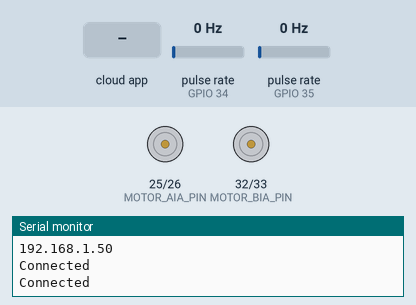
Recording of a sketch running on a simulated ESP32. On the bench: motor-driver pin pairs drawn as motors (green arrow = first pin HIGH = forward, orange = second pin HIGH = backward, longer = more drive), the last lines printed to the serial monitor. Wiring (inferred from the names in the program): 2 × pulse sensor: data GPIO 34 / data GPIO 35. The inputs (shaded band) are chosen by the test bench; at power-on: pulse rate (sensors on GPIO 34, GPIO 35) 0 Hz. WiFi joins after 1.5 s; servers stay silent unless stated; the ROS host is connected and sends only what is stated.

Above: at 3.4 s.
3.5 s: the phone or cloud app sets l_motor to 45
At 5.4 s:
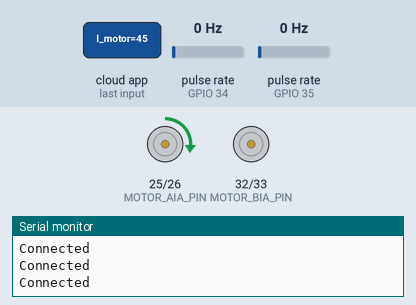
5.7 s: the phone or cloud app sets r_motor to 45
At 7.1 s:
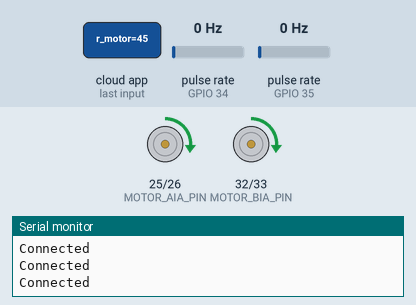
7.7 s: the phone or cloud app sets l_motor to 0
At 8.7 s:
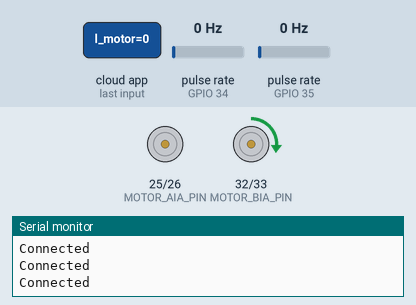
9.7 s: the phone or cloud app sets r_motor to 90
At 11.4 s:
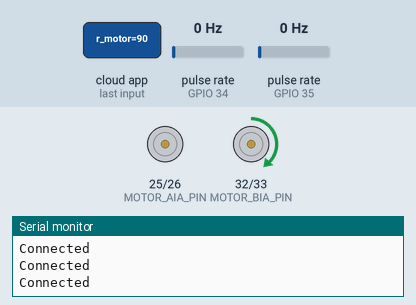
11.7 s: the phone or cloud app sets l_motor to 90
At 13.1 s:
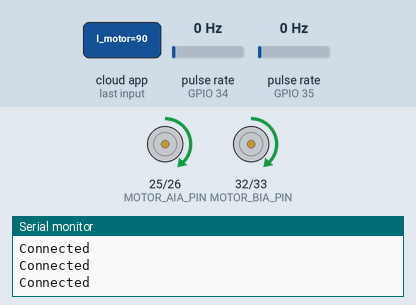
13.7 s: the phone or cloud app sets r_motor to 0
At 14.7 s:
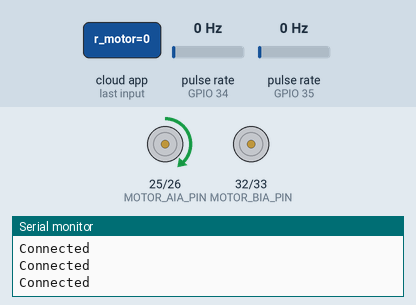
Timing chart, 0 to 16.7 s (numbered marks = the images above; inputs shaded):
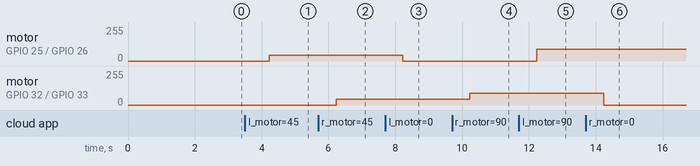

The sketch:

dhex_esp_32.ino
```cpp
// (licence header left out)
#include "esp32-hal-ledc.h"
#include <ros.h>
#include <std_msgs/Float32.h>
#include <std_msgs/Int16.h>
#include <WiFi.h>

// Model and actuator parameters
#define WHEEL_RADIUS   32.5
#define WHEEL_DISTANCE 106
#define ENCODER_SLITS  20
#define ENCODER_PERIOD 50*portTICK_PERIOD_MS
#define PWM_FREQUENCY  2000
#define PWM_RESOLUTION 8

// Ports configuration
#define ENCODER_L_PIN 34
#define ENCODER_R_PIN 35
#define MOTOR_AIA_PIN 25
#define MOTOR_AIB_PIN 26
#define MOTOR_BIA_PIN 32
#define MOTOR_BIB_PIN 33

// Network configuration
IPAddress server(192, 168, 1, 20);
const uint16_t serverPort = 11411;
const char* password = "senhadanet1";
const char* ssid     = "AP1601";

// ROS variables for easy access
uint32_t left_sensor, right_sensor;
int16_t  left_motor , right_motor ;

// ROS Publisher & Subscriber
ros::NodeHandle nh;
std_msgs::Float32 vl_msg;
std_msgs::Float32 vr_msg;
std_msgs::Int16   ml_msg;
std_msgs::Int16   mr_msg;
ros::Publisher vl_chatter("dhex/vl", &vl_msg);
ros::Publisher vr_chatter("dhex/vr", &vr_msg);
void  updateLeftMotor(const std_msgs::Int16&);
void updateRightMotor(const std_msgs::Int16&);
ros::Subscriber<std_msgs::Int16> ml_chatter("dhex/l_motor", updateLeftMotor );
ros::Subscriber<std_msgs::Int16> mr_chatter("dhex/r_motor", updateRightMotor);

// Subscriber's callback that updates left motor PWM
void updateLeftMotor(const std_msgs::Int16& msg){
      left_motor = msg.data%256;
      if(left_motor < 0){
            ledcWrite(0, 0);
            ledcWrite(1, abs(left_motor));
      } else {
            ledcWrite(0, abs(left_motor));
            ledcWrite(1, 0);
      }
}

// Subscriber's callback that updates right motor PWM
void updateRightMotor(const std_msgs::Int16& msg){
      right_motor = msg.data%256;
      if(right_motor < 0){
            ledcWrite(2, 0);
            ledcWrite(3, abs(right_motor));
      } else {
            ledcWrite(2, abs(right_motor));
            ledcWrite(3, 0);
      }
}

// Interruption counter of the left encoder
void IRAM_ATTR pulseLeftSensor() {
      left_sensor  += ((left_motor  > 0) ? 1 : -1);
}

// Interruption counter of the right encoder
void IRAM_ATTR pulseRightSensor() {
      right_sensor += ((right_motor > 0) ? 1 : -1);
}

// Distance per 500 ms (ENCODER_PERIOD) [mm/s]
void evaluateSpeed(void * pvParameters){
      uint32_t milestone_left, milestone_right;
      while(true){
            milestone_left  =  left_sensor;
            milestone_right = right_sensor;
            vTaskDelay(ENCODER_PERIOD);
            vl_msg.data = (( left_sensor - milestone_left ) * WHEEL_RADIUS/ENCODER_SLITS)
                        * 1000/ENCODER_PERIOD;
            vr_msg.data = ((right_sensor - milestone_right) * WHEEL_RADIUS/ENCODER_SLITS)
                        * 1000/ENCODER_PERIOD;
      }
}

void setup() {
      delay(100);
      Serial.begin(9600);
      WiFi.begin(ssid, password);
      while (WiFi.status() != WL_CONNECTED) {
            delay(500);
            Serial.println("Connecting to WiFi..");
      }
      Serial.println("Connected to the WiFi network");
      Serial.println("IP address: ");
      Serial.println(WiFi.localIP());
      delay(500);

      ledcSetup(0, PWM_FREQUENCY, PWM_RESOLUTION);
      ledcSetup(1, PWM_FREQUENCY, PWM_RESOLUTION);
      ledcSetup(2, PWM_FREQUENCY, PWM_RESOLUTION);
      ledcSetup(3, PWM_FREQUENCY, PWM_RESOLUTION);
      pinMode(MOTOR_AIA_PIN, OUTPUT);
      pinMode(MOTOR_AIB_PIN, OUTPUT);
      pinMode(MOTOR_BIA_PIN, OUTPUT);
      pinMode(MOTOR_BIB_PIN, OUTPUT);
      pinMode(ENCODER_L_PIN,  INPUT);
      pinMode(ENCODER_R_PIN,  INPUT);
      ledcAttachPin(MOTOR_AIA_PIN, 0);
      ledcAttachPin(MOTOR_AIB_PIN, 1);
      ledcAttachPin(MOTOR_BIA_PIN, 2);
      ledcAttachPin(MOTOR_BIB_PIN, 3);

      nh.getHardware()->setConnection(server, serverPort);
      nh.initNode();
      nh.advertise(vl_chatter);
      nh.advertise(vr_chatter);
      nh.subscribe(ml_chatter);
      nh.subscribe(mr_chatter);
      delay(100);

      attachInterrupt(ENCODER_L_PIN, pulseLeftSensor , RISING);
      attachInterrupt(ENCODER_R_PIN, pulseRightSensor, RISING);
      TaskHandle_t xHandle = NULL;
      xTaskCreate(evaluateSpeed, "evaluateSpeed", 20000, ( void * ) 1, tskIDLE_PRIORITY, &xHandle);
}

void loop() {
      if(nh.connected()){
            Serial.println("Connected");
            vl_chatter.publish(&vl_msg);
            vr_chatter.publish(&vr_msg);
      } else {
            Serial.println("Not Connected");
      }
      nh.spinOnce();
      delay(1000);
}

/*  STATE SPACE EQUATIONS FOR TWO WHEELED ROBOT
 *  xdot = cos teta v
 *  ydot = sin teta v
 *  tetadot = omega
 *  v = (vr + vl) / 2
 *  w = (vr + vl) / L
 *
 *  v = R/2  R/2 wr
 *  w   R/L -R/L wl
 *
 *  x      = R/2 cos teta   R/2 cos teta   wr
 *  y        R/2 sin teta   R/2 sin teta   wl
 *  teta         R/L           -R/L
 *
 */
```

Measured:
- after the input at 3.5 s, motor on GPIO 25 (MOTOR_AIA_PIN) / GPIO 26 (MOTOR_AIB_PIN): stopped → forward 45/255 after 0.72 s
- after the input at 5.7 s, motor on GPIO 32 (MOTOR_BIA_PIN) / GPIO 33 (MOTOR_BIB_PIN): stopped → forward 45/255 after 0.53 s
- after the input at 7.7 s, motor on GPIO 25 (MOTOR_AIA_PIN) / GPIO 26 (MOTOR_AIB_PIN): forward 45/255 → stopped after 0.53 s
- after the input at 9.7 s, motor on GPIO 32 (MOTOR_BIA_PIN) / GPIO 33 (MOTOR_BIB_PIN): forward 45/255 → forward 90/255 after 0.53 s
- after the input at 11.7 s, motor on GPIO 25 (MOTOR_AIA_PIN) / GPIO 26 (MOTOR_AIB_PIN): stopped → forward 90/255 after 0.53 s
- after the input at 13.7 s, motor on GPIO 32 (MOTOR_BIA_PIN) / GPIO 33 (MOTOR_BIB_PIN): forward 90/255 → stopped after 0.54 s
